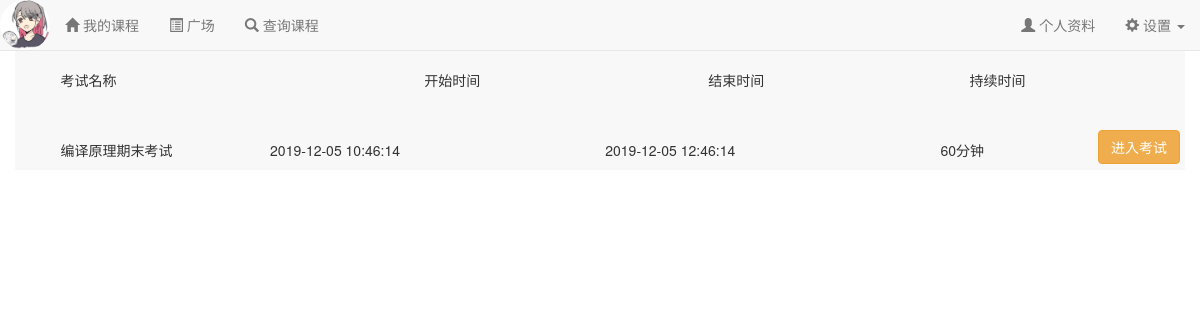
The page /course/tests/21 (signed in) on the database as committed earlier.
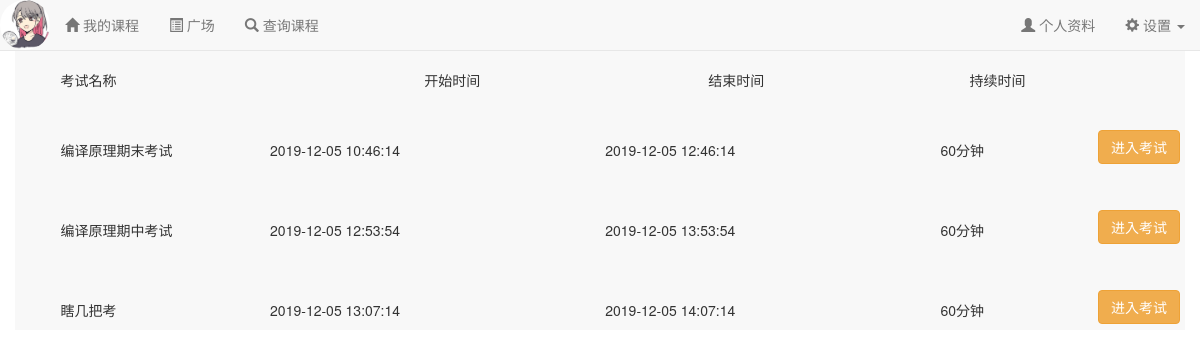
The same page on the database as committed later.
### app/models.py (models this page shows, shortened)
class User(UserMixin, db.Model):
    __tablename__ = 'users'
    id = db.Column(db.Integer, primary_key=True, autoincrement=True)
    name = db.Column(db.String(64)) #真实姓名(不同于用户名)
    location = db.Column(db.String(64)) #位置
    about_me = db.Column(db.Text()) #个人介绍
    member_since = db.Column(db.DateTime(), default=localtime)    #注册时间
    last_seen = db.Column(db.DateTime(), default=localtime)   #最后一次访问的时间
    email = db.Column(db.String(64), unique=True, index=True)   #电子邮箱
    nickname = db.Column(db.String(64))    #昵称
    role_id = db.Column(db.Integer, db.ForeignKey('roles.id'))  #角色id
    password_hash = db.Column(db.String(128))   #密码hash
    confirmed = db.Column(db.Boolean, default=False)    #是否已经确认账户
    headicon_url = db.Column(db.String(64)) #头像图标的url
    student = db.relationship('Student', backref='user', uselist=False) #通过Student的user字段拿到用户信息
    teacher = db.relationship('Teacher', backref='user', uselist=False) #通过Teacher的user字段拿到用户信息
    posts = db.relationship('Post', backref='author', lazy='dynamic') #该用户发布的动态
    followed = db.relationship('Follow',
                               foreign_keys=[Follow.follower_id],
                               backref=db.backref('follower', lazy='joined'),
                               lazy='dynamic',
                               cascade='all, delete-orphan')
    followers = db.relationship('Follow',
                               foreign_keys=[Follow.followed_id],
                               backref=db.backref('followed', lazy='joined'),
                               lazy='dynamic',
                               cascade='all, delete-orphan')
    comments = db.relationship('Comment', backref='author', lazy='dynamic') #该用户发表的评论
    like_posts = db.relationship('PostLike',
                                  foreign_keys=[PostLike.user_id],
                                  backref=db.backref('user', lazy='joined'),
                                  lazy='dynamic',
                                  cascade='all, delete-orphan')
    @property
    def password(self):
        raise AttributeError('Password is not a readable attribute!')
    @login_manager.user_loader
    def load_user(user_id):
        return User.query.get(int(user_id))
    def ping(self):
        self.last_seen = localtime()
        db.session.add(self)
        db.session.commit()

class Test(db.Model):
    __tablename__ = 'tests'
    name = db.Column(db.String, primary_key=True) #考试名称
    course_id = db.Column(db.Integer, primary_key=True) #所属课程id
    start = db.Column(db.DateTime(), default=localtime) #考试开始时间
    duration = db.Column(db.Integer) #考试持续时间，单位是分钟
    end = db.Column(db.DateTime())
    content = db.Column(db.Text()) #考试内容，以json格式存储

### app/course/views.py (the view)
@course.route('/tests/<int:course_id>')
@login_required
def tests(course_id):
    all_tests = Test.query.filter_by(course_id=str(course_id)).all()
    return render_template('course/tests.html', all_tests=all_tests)

### app/auth/views.py (called while the page is built)
@auth.before_app_request
def before_request():
    if current_user.is_authenticated:
        current_user.ping()
        if not current_user.confirmed \
                and request.endpoint \
                and request.blueprint != 'auth' \
                and request.endpoint != 'static':
            return redirect(url_for('auth.unconfirmed'))

### app/main/__init__.py (called while the page is built)
@main.app_context_processor
def inject_permissions():
    return dict(Permission=Permission)

### app/utils.py (called while the page is built)
def localtime():
    time_str = datetime.datetime.now().strftime('%Y-%m-%d %H:%M:%S')
    return datetime.datetime.strptime(time_str,"%Y-%m-%d %H:%M:%S")

### app/templates/course/tests.html (shortened to what this page needs)
{% extends "/base.html" %}
{% block content %}
    <div class="container navbar-default" style="height:100%;padding-top:30px;">
        <div class="container">
            <div style="padding-top:30px;padding-bottom:30px;width:100%">
                <p style="float:left;padding-top:10px">&nbsp;&nbsp;&nbsp;&nbsp;考试名称&nbsp;&nbsp;&nbsp;&nbsp;  </p>
                <p style="float:right;padding-right:14%;padding-top:10px">持续时间 </p>
                <p style="float:right;padding-right:18%;padding-top:10px">结束时间</p>
                <p style="float:right;padding-right:20%;padding-top:10px">开始时间</p>
            </div>
            {% for each in all_tests %}
            <div style="padding-top:40px;padding-bottom:40px;width:100%">
                <p style="float:left;padding-top:10px">&nbsp;&nbsp;&nbsp;&nbsp;{{ each.name }}&nbsp;&nbsp;&nbsp;&nbsp;  </p>
                <a href="{{ url_for('course.join_test', course_id=each.course_id, test_name=each.name) }}"  id="{{ each.course_id }}{{ each.name }}"><button class="btn btn-warning" style="float:right;margin-right:5px">进入考试</button></a>
                <p style="float:right;padding-right:10%;padding-top:10px">{{ each.duration }}分钟</p>
                <p style="float:right;padding-right:18%;padding-top:10px">{{ each.end }}</p>
                <p style="float:right;padding-right:18%;padding-top:10px">{{ each.start }}</p>
            </div>
            {% endfor %}
        </div>
    </div>
{% endblock %}

### app/templates/base.html (shortened to what this page needs)
{% extends "bootstrap/base.html" %}
{% block head %}
{{ super() }}
{% endblock %}
{% block navbar %}
<nav class="navbar navbar-default navbar-fixed-top" >
    <div class="container-fluid">
        <div class="navbar-header">
            <div class="navbar-brand" style="padding:1%">
                <a href="{{ url_for('main.user', email=current_user.email) }}">
                    <img src="{{ url_for('static', filename='headicon/'+current_user.headicon_url) }}" class="img-circle" style="height:100%;" />
                </a>
            </div>
        </div>
        <div class="collapse navbar-collapse" id="navbar-collapse">
            <ul class="nav navbar-nav">
                <li><a href="{{ url_for('course.index') }}"><span class="glyphicon glyphicon-home"></span>&nbsp;{% if current_user.role.name == 'Student' %}我的课程{% else %}我开的课{% endif %}</a></li>
                <li><a href="{{ url_for('forum.index') }}"><span class="glyphicon glyphicon-list-alt"></span>&nbsp;广场</a></li>
                <li><a href="{{ url_for('course.query_course') }}"><span class="glyphicon glyphicon-search"></span>&nbsp;查询课程</a></li>
            </ul>
            <ul class="nav navbar-nav navbar-right ">
                <li>
                    <a href="{{ url_for('main.user', email=current_user.email) }}">
                        <span class="glyphicon glyphicon-user"></span>
                        个人资料
                    </a>
                </li>
                <li class="dropdown">
                    <a class="dropdown-toggle" data-toggle="dropdown" href="#">
                        <span class="glyphicon glyphicon-cog"></span>&nbsp;设置
                        <b class="caret"></b>
                    </a>
                </li>
            </ul>
        </div>
    </div>
</nav>
{% endblock %}

Rows that differ between the two databases and show on the page:
added Test: name "编译原理期中考试", duration "60", end "2019-12-05 13:53:54", start "2019-12-05 12:53:54"
added Test: name "瞎几把考", duration "60", end "2019-12-05 14:07:14", start "2019-12-05 13:07:14"
